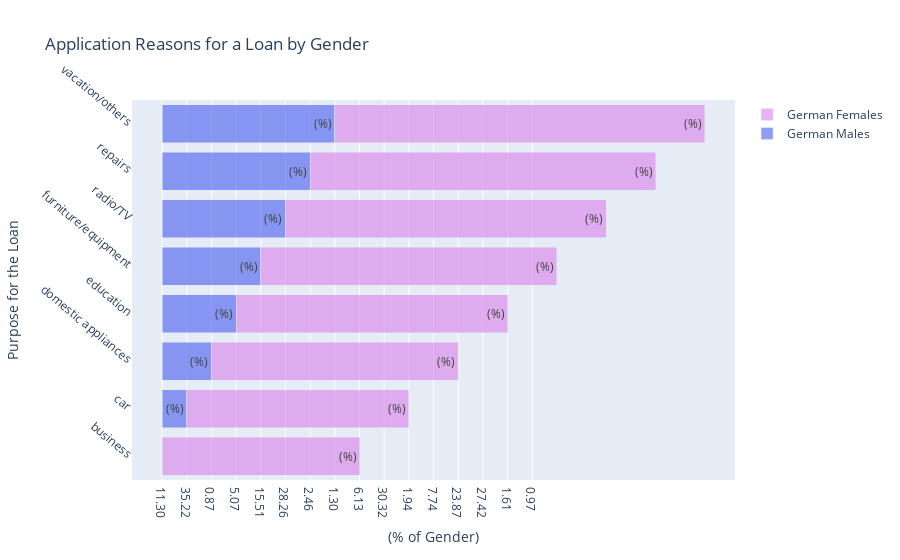

Source (notebook cell):
### Code cell
import plotly.graph_objs as go
from plotly.subplots import make_subplots

m_purpose = sex_purpose['male'].values.tolist()
f_purpose = sex_purpose['female'].values.tolist()

# Round values
male_purpose = ['%.2f' % elem for elem in m_purpose]
female_purpose = ['%.2f' % elem for elem in f_purpose]

male_bar = go.Bar(
    y=['business', 'car', 'domestic appliances', 'education', 'furniture/equipment',
      'radio/TV', 'repairs', 'vacation/others'],
    x=male_purpose,
    name='German Males',
    text='(%)',
    orientation='h',
    marker_color='rgba(72, 92, 238, 0.6)'
)

female_bar = go.Bar(
    y=['business', 'car', 'domestic appliances', 'education', 'furniture/equipment',
      'radio/TV', 'repairs', 'vacation/others'],
    x=female_purpose,
    name='German Females',
    text='(%)',
    orientation='h',
    marker_color='rgba(217, 128, 234, 0.6)'
)

fig = make_subplots(rows=1, cols=1)
fig.add_trace(male_bar)
fig.add_trace(female_bar)

fig.update_layout(
    title='Application Reasons for a Loan by Gender',
    xaxis=dict(title='(% of Gender)'),
    yaxis=dict(title='Purpose for the Loan', tickangle=40),
    barmode='stack'
)

fig.show()

### Figure 1 — Plotly figure (JSON) as saved in the notebook; plotly's stock layout.template omitted (floating-point values rounded to 4 significant figures)
{"data": [{"marker": {"color": "rgba(72, 92, 238, 0.6)"}, "name": "German Males", "orientation": "h", "text": "(%)", "type": "bar", "x": ["11.30", "35.22", "0.87", "5.07", "15.51", "28.26", "2.46", "1.30"], "y": ["business", "car", "domestic appliances", "education", "furniture/equipment", "radio/TV", "repairs", "vacation/others"]}, {"marker": {"color": "rgba(217, 128, 234, 0.6)"}, "name": "German Females", "orientation": "h", "text": "(%)", "type": "bar", "x": ["6.13", "30.32", "1.94", "7.74", "23.87", "27.42", "1.61", "0.97"], "y": ["business", "car", "domestic appliances", "education", "furniture/equipment", "radio/TV", "repairs", "vacation/others"]}], "layout": {"barmode": "stack", "title": {"text": "Application Reasons for a Loan by Gender"}, "xaxis": {"anchor": "y", "domain": [0, 1], "title": {"text": "(% of Gender)"}}, "yaxis": {"anchor": "x", "domain": [0, 1], "tickangle": 40, "title": {"text": "Purpose for the Loan"}}}}
